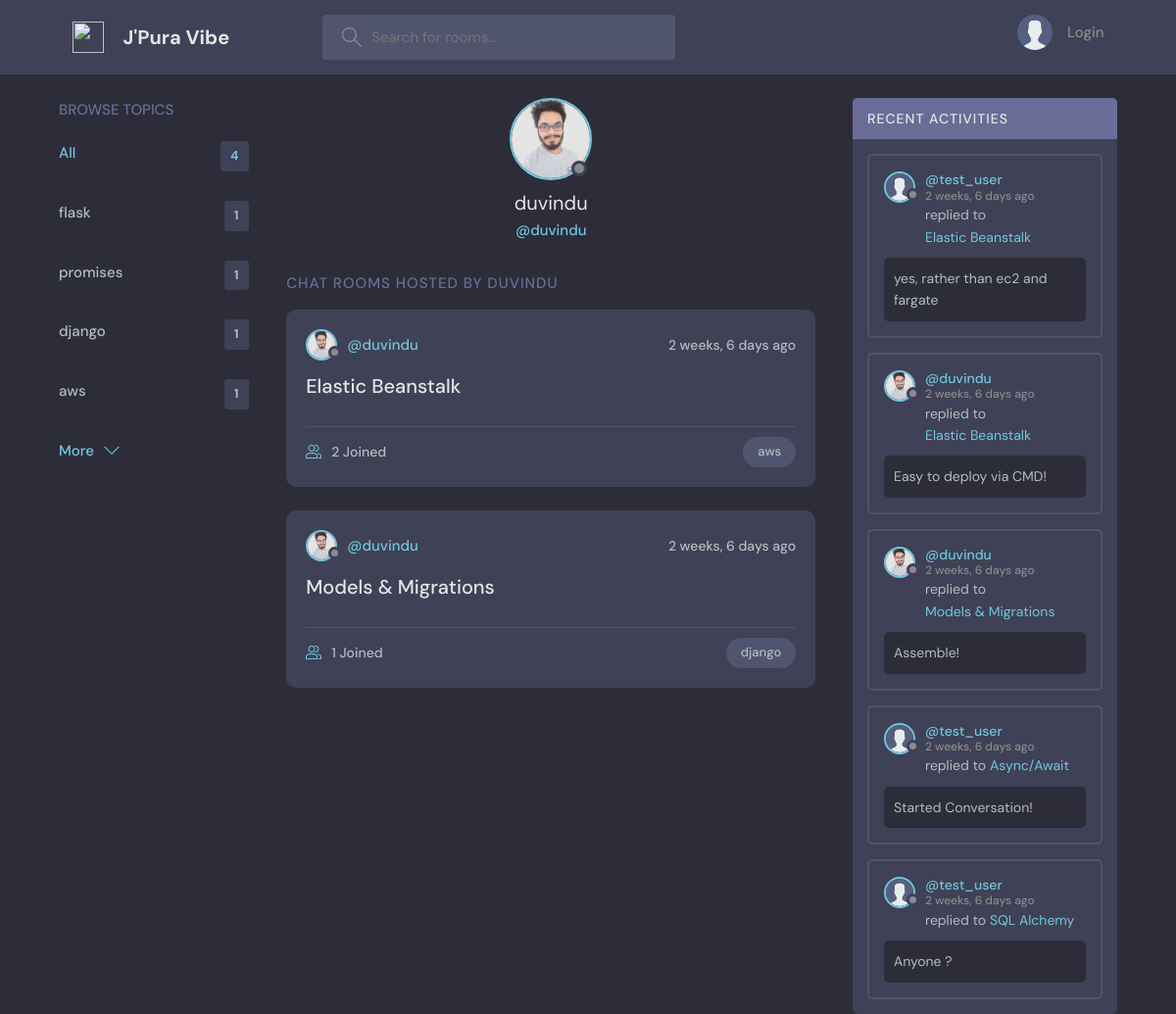
Before: /profile/duvindu/ with the older database file.
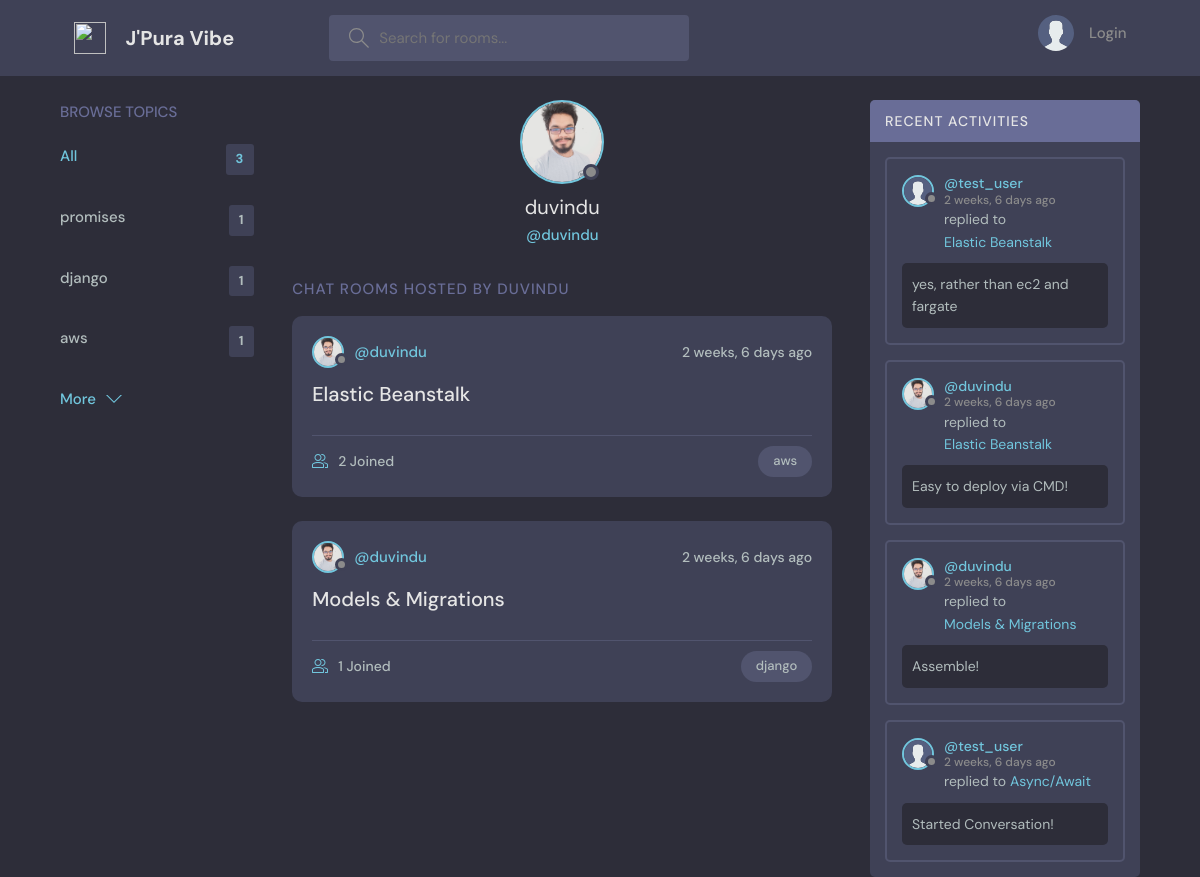
After: the same page with the newer database file.
### home/models.py (models this page shows, shortened)
class Topic(models.Model):
    name = models.CharField(max_length=200)

class Room(models.Model):
    host = models.ForeignKey(User, on_delete=models.CASCADE)
    topic = models.ForeignKey(Topic, on_delete=models.CASCADE)
    name = models.CharField(max_length=200)
    description = models.TextField(blank=True, null=True)
    participants = models.ManyToManyField(User, related_name='participants')
    created = models.DateTimeField(auto_now_add=True)
    class Meta:
        ordering = ['-created']

class Profile(models.Model):
    user = models.OneToOneField(User, on_delete=models.CASCADE)
    image = models.ImageField(upload_to='profile_pics/', null=True)

class Message(models.Model):
    user = models.ForeignKey(User, on_delete=models.CASCADE)
    room = models.ForeignKey(Room, on_delete=models.CASCADE)
    body = models.TextField()
    created = models.DateTimeField(auto_now_add=True)
    class Meta:
        ordering = ['-created']

### home/views.py (the view)
# urls.py: path('profile/<str:username>/', profile, name = 'profile'),
def profile(request, username):
    current_user = User.objects.get(username = username)
    rooms = current_user.room_set.all()
    activities = Message.objects.all()
    topics = Topic.objects.all()
    context = {'current_user':current_user, 'rooms':rooms, 'activities':activities, 'topics':topics}
    return render(request, 'home/profile.html', context)

### home/templates/home/profile.html (shortened to what this page needs)
{% extends 'base.html' %}
{% load static %}
{% block content %}
  <main class="profile-page layout layout--3">
    <div class="container">
        {% include 'home/c1-topic.html' %}
      <div class="roomList">
        <div class="profile">
          <div class="profile__avatar">
          {% if request.user == current_user %}
           {% if current_user.profile.image %}
            <div class="avatar avatar--large active">
              <img src="{{current_user.profile.image.url}}" />
            </div>
           {% else %}
            <div class="avatar avatar--large active">
              <img src="{% static 'images/avatar.svg' %}" />
            </div>
           {% endif %}
          {% else %}
           {% if current_user.profile.image %}
            <div class="avatar avatar--large ">
              <img src="{{current_user.profile.image.url}}" />
            </div>
           {% else %}
            <div class="avatar avatar--large ">
              <img src="{% static 'images/avatar.svg' %}" />
            </div>
           {% endif %}
          {% endif %}
          </div>
          <div class="profile__info">
            <h3>{{current_user.username}}</h3>
            <p>@{{current_user.username}}</p>
            </div>
        </div>
        <div class="roomList__header">
          <div>
            <h2>Chat Rooms Hosted by {{current_user.username}}</a>
            </h2>
          </div>
        </div>
        {% include 'home/c2-feed.html' %}
      </div>
      {% include 'home/c3-activity.html' %}
    </div>
  </main>
{% endblock content %}

### home/templates/home/c1-topic.html
        <div class="topics">
          <div class="topics__header">
            <h2>Browse Topics</h2>
          </div>
          <ul class="topics__list">
            <li>
              <a href="{% url 'home' %}" class="active">All <span>{{topics.count}}</span></a>
            </li>
            {% for topic in topics %}
                <li>
                    <a href="{% url 'home' %}?q={{topic.name}}">{{topic.name}} <span>{{topic.room_set.all.count}}</span></a>
                </li>
            {% endfor %}
          </ul>
          <a class="btn btn--link" href="{% url 'topic-view' %}">
            More
            <svg version="1.1" xmlns="http://www.w3.org/2000/svg" width="32" height="32" viewBox="0 0 32 32">
              <title>chevron-down</title>
              <path d="M16 21l-13-13h-3l16 16 16-16h-3l-13 13z"></path>
            </svg>
          </a>
        </div>

### home/templates/home/c2-feed.html (shortened to what this page needs)
{% load static %}
        {% for room in rooms %}
          <div class="roomListRoom">
            <div class="roomListRoom__header">
              <a href="{% url 'profile' room.host.username %}" class="roomListRoom__author">
                {% if request.user == room.host %}
                  {% if room.host.profile.image %}
                    <div class="avatar avatar--small active">
                      <img src="{{room.host.profile.image.url}}" />
                    </div>
                  {% else %}
                    <div class="avatar avatar--small active">
                      <img src="{% static 'images/avatar.svg' %}" />
                    </div>
                  {% endif %}
                {% else %}
                  {% if room.host.profile.image %}
                    <div class="avatar avatar--small">
                      <img src="{{room.host.profile.image.url}}" />
                    </div>
                  {% else %}
                    <div class="avatar avatar--small">
                      <img src="{% static 'images/avatar.svg' %}" />
                    </div>
                  {% endif %}
                {% endif %}
                <span>@{{room.host.username}}</span>
              </a>
              <div class="roomListRoom__actions">
                <span>{{room.created|timesince}} ago</span>
              </div>
            </div>
            <div class="roomListRoom__content">
              <a href="{% url 'room' room.id %}">{{room.name}}</a>
            </div>
            <div class="roomListRoom__meta">
              <a href="{% url 'room' room.id %}" class="roomListRoom__joined">
                {{room.participants.all.count}} Joined
              </a>
              <p class="roomListRoom__topic">{{room.topic.name}}</p>
            </div>
          </div>
        {% endfor %}

### home/templates/home/c3-activity.html (shortened to what this page needs)
{% load static %}
        <div class="activities">
          <div class="activities__header">
            <h2>Recent Activities</h2>
          </div>
            {% for activity in activities %}
                <div class="activities__box">
                    <div class="activities__boxHeader roomListRoom__header">
                    <a href="{% url 'profile' activity.user.username %}" class="roomListRoom__author">
                        {% if request.user == activity.user %}
                         {% if activity.user.profile.image %}
                            <div class="avatar avatar--small active">
                                <img src="{{activity.user.profile.image.url}}" />
                            </div>
                         {% else %}
                            <div class="avatar avatar--small active">
                                <img src="{% static 'images/avatar.svg' %}" />
                            </div>
                         {% endif %}
                        {% else %}
                         {% if activity.user.profile.image %}
                            <div class="avatar avatar--small">
                                <img src="{{activity.user.profile.image.url}}" />
                            </div>
                         {% else %}
                            <div class="avatar avatar--small">
                                <img src="{% static 'images/avatar.svg' %}" />
                            </div>
                         {% endif %}
                        {% endif %}
                        <p>
                        @{{activity.user.username}}
                        <span>{{activity.created|timesince}} ago</span>
                        </p>
                    </a>
                    </div>
                    <div class="activities__boxContent">
                    <p>replied to <a href="{% url 'room' activity.room.pk %}">{{activity.room.name}}</a></p>
                    <div class="activities__boxRoomContent">
                        {{activity.body}}
                    </div>
                    </div>
                </div>
            {% endfor %}
        </div>

Changed rows visible on the page:
removed Topic: name "flask", room_set.all.count "1"
removed Message: user.username "test_user", created "2 weeks, 6 days", room.name "SQL Alchemy", body "Anyone ?"
Other visible differences:
{{ topics.count }}: "4" → "3"
